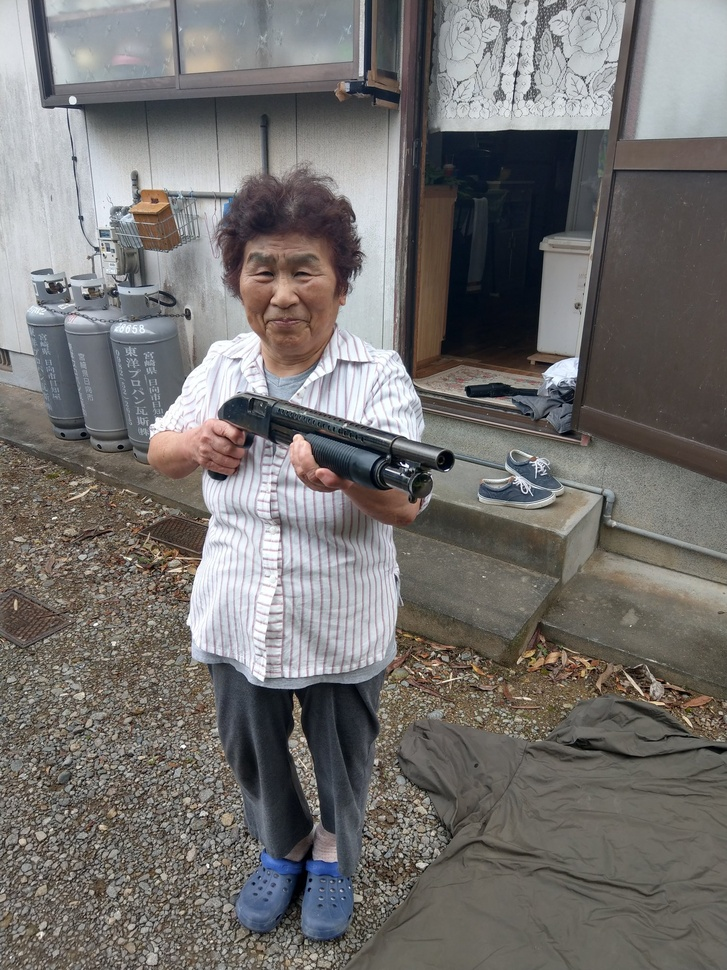
#> input picture image/grandma3.jpeg, 727 x 970 px, shrunk from 1536 x 2048 before the run, found by its file name
$ python homework1_draw_histogram.py
#> lines starting #> are read from the running program, lines starting #| are printed output that depends on the picture
import cv2 as cv
import matplotlib.pyplot as plt

img=cv.imread('./image/grandma3.jpeg')
#> img is the input picture: shape (970, 727, 3); mean B, G, R 111.1, 113, 115.7

#히스토그램을 통해 각 화소마다 빈도수를 계산해서 시각화
#첫번째 인수 : img위치
#두번째 인수 : 채널 번호
#세번째 인수 : mask(히스토그램을 구할 영역, 현재 None으로 전체 영역)
#네번째 인수 : 히스토그램 빈도수 계산 범위
#다섯번째 인수 : 세어볼 명암 값의 범위
h_r=cv.calcHist([img],[2],None,[256],[0,256])
#> h_r = 256 values, max 10796 at index 105, min 248 at index 253, mean 2754.6
h_g=cv.calcHist([img],[1],None,[256],[0,256])
#> h_g = 256 values, max 10606 at index 102, min 111 at index 2, mean 2754.6
h_b=cv.calcHist([img],[0],None,[256],[0,256])
#> h_b = 256 values, max 9833 at index 95, min 47 at index 1, mean 2754.6

#plot -> matplotlib 라이브러리를 통해 그래프 그리기
plt.plot(h_r,color='r',label='Red',linewidth=1)
plt.plot(h_g,color='g',label='Green',linewidth=1)
plt.plot(h_b,color='b',label='Blue',linewidth=1)
plt.legend() #범례 표시
plt.show()
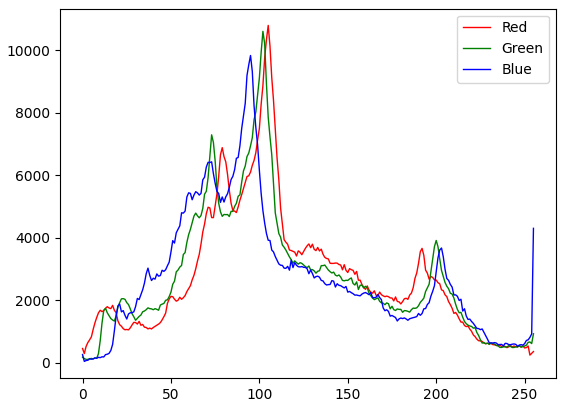
#> figure drawn by matplotlib, 1 panel; curve peaks at x = 105, y = 10796; curve peaks at x = 102, y = 10606; curve peaks at x = 95, y = 9833

$ run again, with image/grandma1.jpeg copied over image/grandma3.jpeg
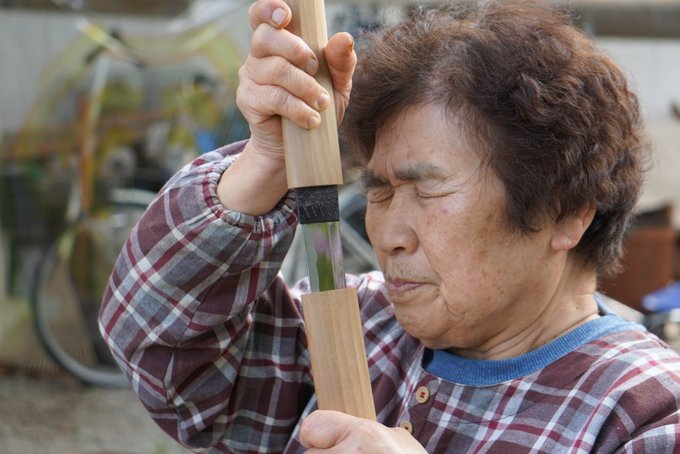
#> input picture image/grandma1.jpeg, 680 x 454 px, found by its file name
#> img is the input picture: shape (454, 680, 3); mean B, G, R 101.1, 105.9, 119.8
#> h_r = 256 values, max 2339 at index 107, min 0 at index 1, mean 1205.9
#> h_g = 256 values, max 2533 at index 81, min 0 at index 0, mean 1205.9
#> h_b = 256 values, max 2568 at index 122, min 4 at index 1, mean 1205.9
#> `plt.show()`:
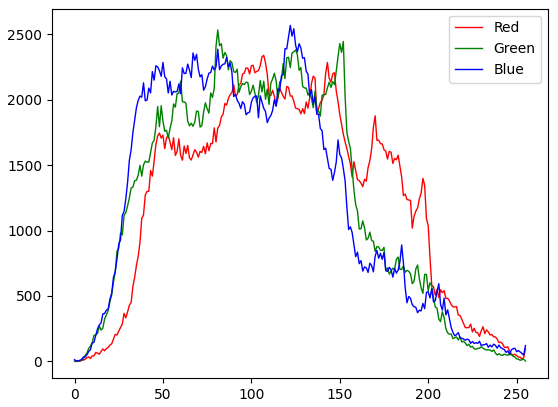
#> figure drawn by matplotlib, 1 panel; curve peaks at x = 107, y = 2339; curve peaks at x = 81, y = 2533; curve peaks at x = 122, y = 2568

$ run again, with image/grandma2.jpeg copied over image/grandma3.jpeg
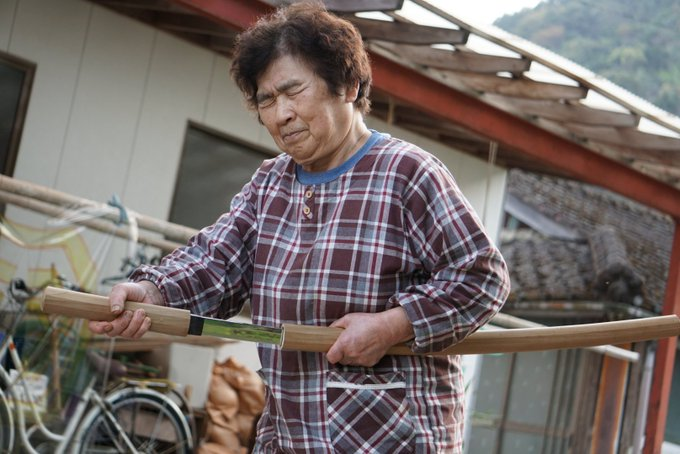
#> input picture image/grandma2.jpeg, 680 x 454 px, found by its file name
#> img is the input picture: shape (454, 680, 3); mean B, G, R 103.7, 107, 116.8
#> h_r = 256 values, max 2992 at index 115, min 2 at index 0, mean 1205.9
#> h_g = 256 values, max 2487 at index 84, min 1 at index 1, mean 1205.9
#> h_b = 256 values, max 2457 at index 71, min 12 at index 1, mean 1205.9
#> `plt.show()`:
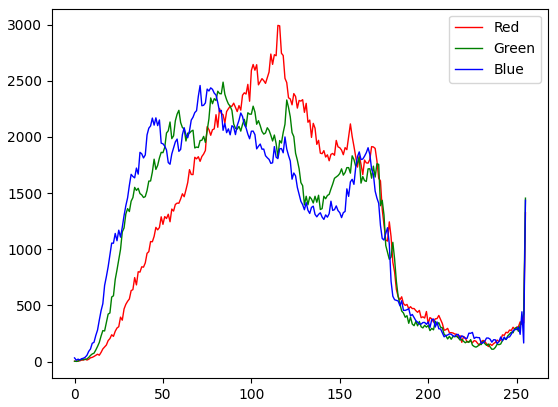
#> figure drawn by matplotlib, 1 panel; curve peaks at x = 115, y = 2992; curve peaks at x = 84, y = 2487; curve peaks at x = 71, y = 2457

$ run again, with image/grandma4.jpeg copied over image/grandma3.jpeg
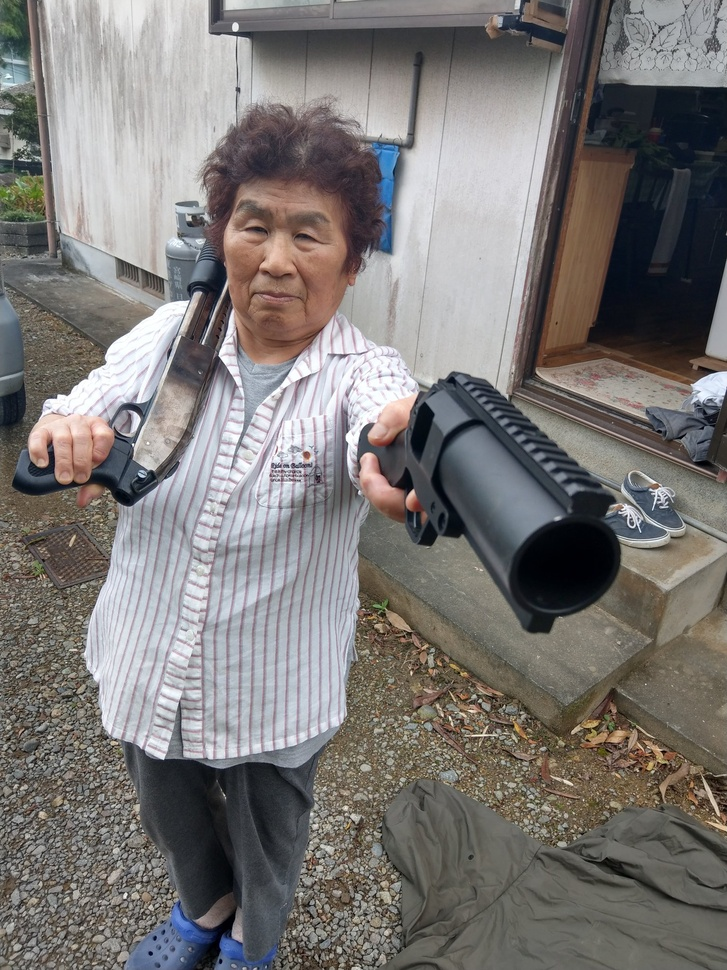
#> input picture image/grandma4.jpeg, 727 x 970 px, shrunk from 1536 x 2048 before the run, found by its file name
#> img is the input picture: shape (970, 727, 3); mean B, G, R 117, 119, 122.4
#> h_r = 256 values, max 6922 at index 105, min 388 at index 255, mean 2754.6
#> h_g = 256 values, max 6793 at index 104, min 352 at index 0, mean 2754.6
#> h_b = 256 values, max 6317 at index 95, min 28 at index 1, mean 2754.6
#> `plt.show()`:
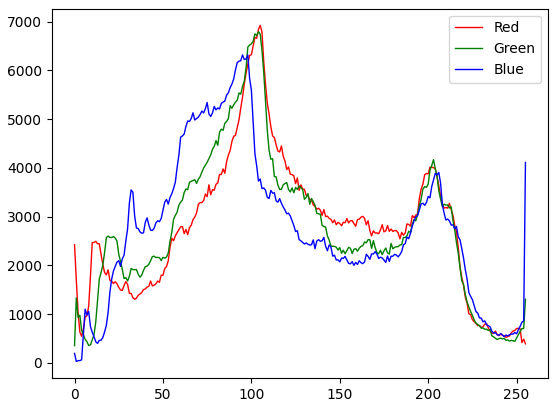
#> figure drawn by matplotlib, 1 panel; curve peaks at x = 105, y = 6922; curve peaks at x = 104, y = 6793; curve peaks at x = 95, y = 6317
